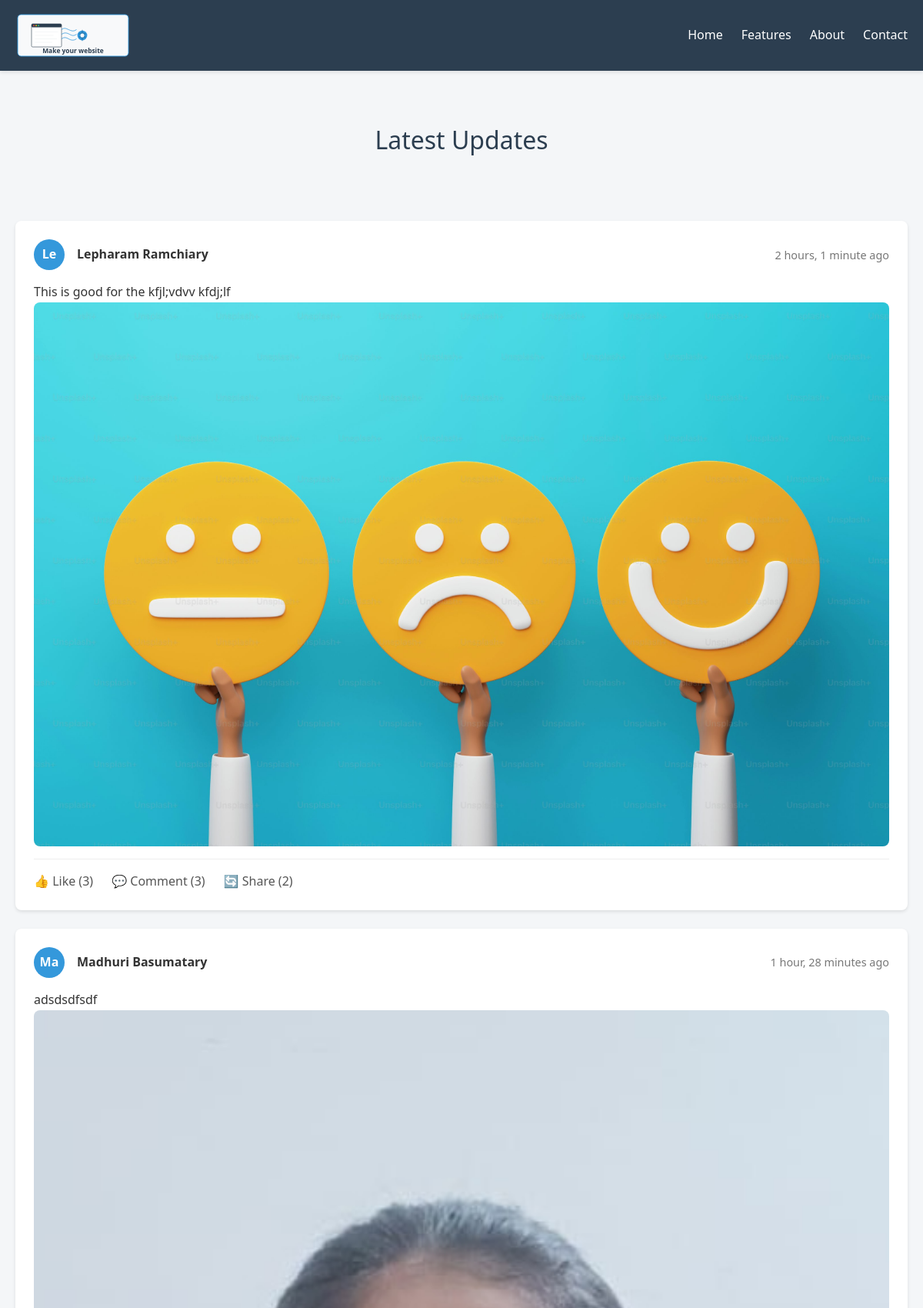
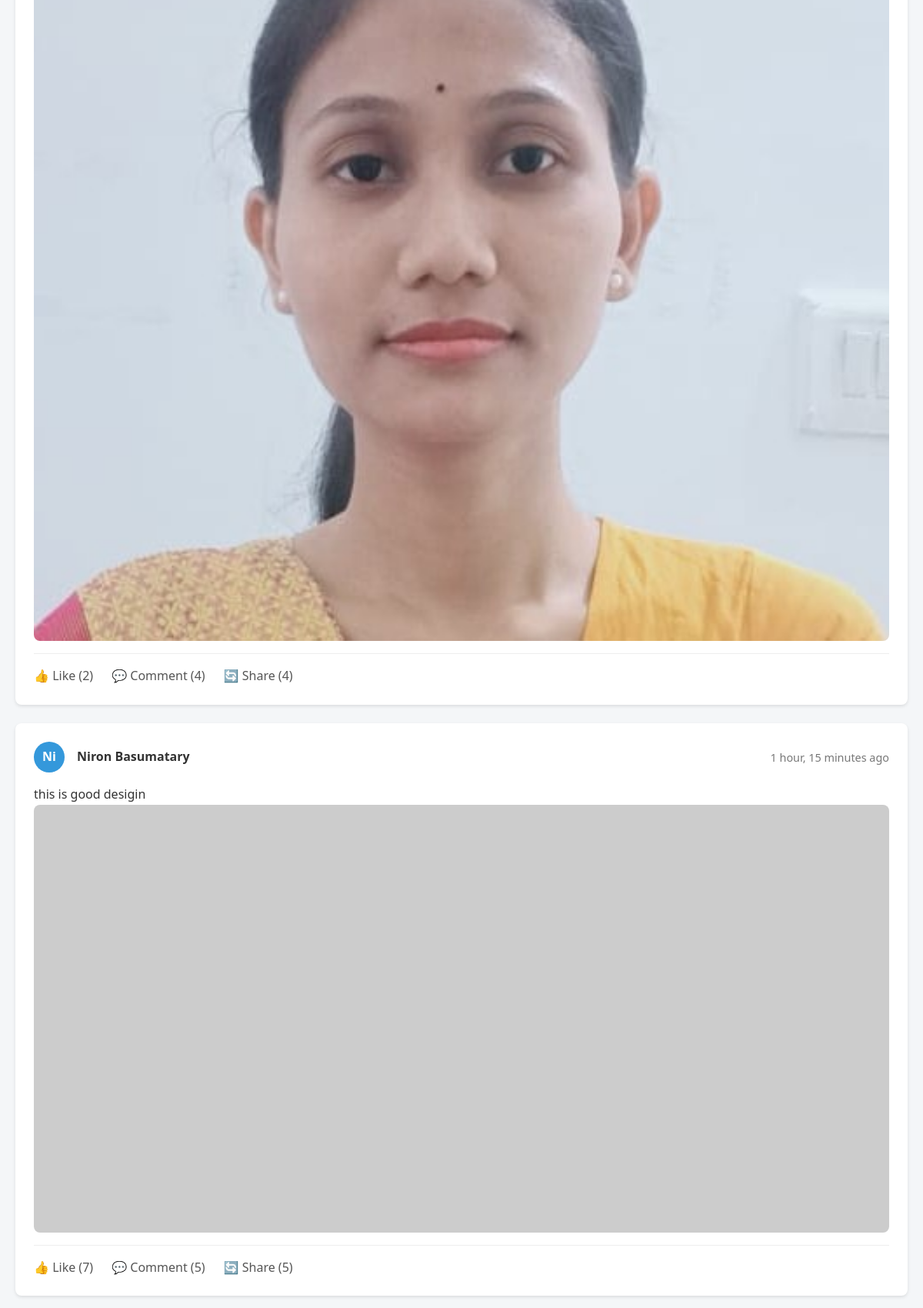
Page /get_started/feed/ (upper part) on the committed database (2 pictures, top to bottom).
### get_started/models.py (models this page shows)
class Feed(models.Model):
    name = models.CharField(max_length=200)
    image = models.ImageField(upload_to='images/')
    description = models.TextField(default='')
    like_count = models.IntegerField(default=0)
    comment_count = models.IntegerField(default=0)
    share_count = models.IntegerField(default=0)
    created_at = models.DateTimeField(default=timezone.now)

### get_started/views.py (the view)
# urls.py: path('feed/', views.feed, name='feed'),
def feed(request):
    feeds = Feed.objects.all()
    return render(request, 'get_started/feed.html', {'feeds': feeds})

### get_started/templates/get_started/feed.html (shortened to what this page needs)
{% extends 'layout.html' %}
{% load static %}
{% block content %}
<section class="features" id="feed">
  <div class="container">
    <h2 class="section-title">Latest Updates</h2>
    <div class="feed-container">
      {% for feed in feeds %}
        <div class="feed-item">
          <div class="feed-header">
            <div class="feed-avatar">{{ feed.name|slice:":2" }}</div>
            <div class="feed-author">{{ feed.name }}</div>
            <div class="feed-time">{{ feed.created_at|timesince }} ago</div>
          </div>
          <div class="feed-content">
            <p>{{ feed.description }}</p>
            {% if feed.image %}
              <img
                src="{{ feed.image.url }}"
                onerror="this.src='https://via.placeholder.com/800x400'"
                alt="{{ feed.name }}"
                class="feed-image"
              />
            {% endif %}
          </div>
          <div class="feed-actions">
            <a href="#" class="feed-action">👍 Like ({{ feed.like_count }})</a>
            <a href="#" class="feed-action">💬 Comment ({{ feed.comment_count }})</a>
            <a href="#" class="feed-action">🔄 Share ({{ feed.share_count }})</a>
          </div>
        </div>
      {% empty %}
        <div class="feed-item">
          <p>No updates available at the moment.</p>
        </div>
      {% endfor %}
    </div>
  </div>
</section>
{% endblock %}

### templates/layout.html (shortened to what this page needs)
{% load static tailwind_tags %}
{% load static %}
<!DOCTYPE html>
<html lang="en">
  <head>
    <link rel="stylesheet" href="{% static 'css/home.css'%}" />
    <link rel="stylesheet" href="{% static 'css/feed.css'%}">
    {% tailwind_css %}
  </head>
  <body>
    <header>
      <div class="container">
        <div class="header-content">
          <div class="logo">
            <svg viewBox="0 0 500 200" xmlns="http://www.w3.org/2000/svg">
              <text
                x="250"
                y="175"
                font-family="Arial, sans-serif"
                font-size="28"
                font-weight="bold"
                text-anchor="middle"
                fill="#2c3e50"
              >
                Make your website
              </text>
            </svg>
          </div>
          <nav id="mainNav">
            <ul>
              <li><a href="{% url 'home'%}#home">Home</a></li>
              <li><a href="{% url 'home' %}#features">Features</a></li>
              <li><a href="{% url 'home' %}#about">About</a></li>
              <li><a href="{% url 'home' %}#contact">Contact</a></li>
            </ul>
          </nav>
        </div>
      </div>
    </header>
    {% block content %}{% endblock %}
  </body>
</html>

### css/home.css (style rules this page uses)
* { margin: 0; padding: 0; box-sizing: border-box; font-family: "Segoe UI", Tahoma, Geneva, Verdana, sans-serif; }
body { line-height: 1.6; color: #333; background-color: #f4f6f8; }
.container { width: 100%; max-width: 1200px; margin: 0 auto; padding: 0 20px; }
header { background-color: #2c3e50; color: white; padding: 1rem 0; position: sticky; top: 0; z-index: 1000; box-shadow: 0 2px 5px rgba(0, 0, 0, 0.1); }
.header-content { display: flex; justify-content: space-between; align-items: center; }
.logo { font-size: 1.5rem; font-weight: bold; width: 150px; height: auto; display: flex; align-items: center; }
.logo svg { width: 100%; height: 100%; max-height: 60px; display: block; }
nav ul { display: flex; list-style: none; }
nav ul li { margin-left: 1.5rem; }
nav ul li a { color: white; text-decoration: none; transition: color 0.3s; }
.features { padding: 4rem 0; }
.section-title { text-align: center; margin-bottom: 3rem; font-size: 2rem; color: #2c3e50; }

### css/feed.css (style rules this page uses)
.feed-container { padding: 2rem 0; }
.feed-item { background-color: white; border-radius: 8px; margin-bottom: 1.5rem; padding: 1.5rem; box-shadow: 0 2px 4px rgba(0, 0, 0, 0.1); transition: transform 0.3s; }
.feed-header { display: flex; align-items: center; margin-bottom: 1rem; }
.feed-avatar { width: 40px; height: 40px; border-radius: 50%; background-color: #3498db; display: flex; align-items: center; justify-content: center; color: white; font-weight: bold; margin-right: 1rem; }
.feed-author { font-weight: bold; }
.feed-time { color: #777; font-size: 0.9rem; margin-left: auto; }
.feed-content { margin-bottom: 1rem; }
.feed-image { width: 100%; border-radius: 8px; margin-bottom: 1rem; }
.feed-actions { display: flex; border-top: 1px solid #eee; padding-top: 1rem; }
.feed-action { margin-right: 1.5rem; color: #555; text-decoration: none; display: flex; align-items: center; }

### rows in the picture
Feed: name "Le", name "Lepharam Ramchiary", created_at "2 hours, 1 minute", description "This is good for the kfjl;vdvv kfdj;lf", image (picture), like_count "3", comment_count "3", share_count "2"
Feed: name "Ma", name "Madhuri Basumatary", created_at "1 hour, 28 minutes", description "adsdsdfsdf", image (picture), like_count "2", comment_count "4", share_count "4"
Feed: name "Ni", name "Niron Basumatary", created_at "1 hour, 15 minutes", description "this is good desigin", like_count "7", comment_count "5", share_count "5"
